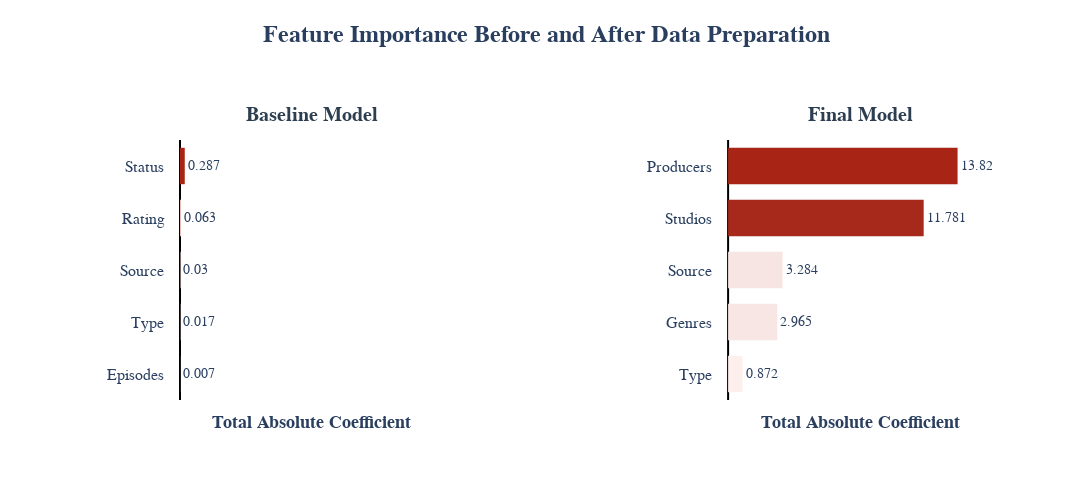

The notebook cell saved with this chart:
### Markdown cell above
### **2. Feature Importance (based on Linear Regression Coefficients)**

After preprocessing, the model shifts from using weak signals (e.g., *Status*, *Rating*) in the baseline to much stronger and more meaningful features:

- `Producers` and `Studios` become the dominant predictors, showing that production teams carry major influence on anime quality and final scores.
- `Genres`, `Source`, and `Type` also gain importance once properly encoded.
- **Data preparation** unlocks the true predictive power of categorical and multi-label features, giving the final model much clearer and stronger feature signals than the baseline.

### Code cell
# Create Subplot with 1 row, 2 columns
fig = make_subplots(
    rows=1, cols=2,
    subplot_titles=(
        '<b>Baseline Model</b>',
        '<b>Final Model</b>'
    ),
    horizontal_spacing=0.35,
    vertical_spacing=0.1
)

# === FIGURE 1: BASELINE MODEL ===
feature_name = X_train_base.columns.tolist()
coefs_base = model_base.coef_

coef_df_base = pd.DataFrame({
    "feature": feature_name,
    "coef": coefs_base,
})

coef_df_base["abs_coef"] = coef_df_base["coef"].abs()

original_features = ['Genres', 'Type', 'Episodes', 'Status', 'Producers', 
                     'Studios', 'Source', 'Rating', 'Aired Year', 'Aired Month', 'Duration Minutes']

feature_to_original_group_base = {}
for feature in feature_name:
    assigned = False
    for orig_feat in original_features:
        if (feature == orig_feat or 
            feature.startswith(orig_feat + '_') or 
            feature.startswith(orig_feat + '__') or
            orig_feat in feature):
            feature_to_original_group_base[feature] = orig_feat
            assigned = True
            break
    if not assigned:
        feature_to_original_group_base[feature] = "Other"

coef_df_base["original_group"] = coef_df_base["feature"].map(feature_to_original_group_base)
group_importance_base = coef_df_base.groupby("original_group")["abs_coef"].sum().sort_values(ascending=False)
group_importance_df_base = group_importance_base.head(5).reset_index()
group_importance_df_base.columns = ["original_group", "total_importance"]

# Add baseline bar chart
fig.add_trace(
    go.Bar(
        x=group_importance_df_base['total_importance'],
        y=group_importance_df_base['original_group'],
        orientation='h',
        marker=dict(
            color=group_importance_df_base['total_importance'],
            colorscale=[(0, '#fce8e6'), (0.8, "#b4473b"), (1, '#a82516')],
            showscale=False,
            line=dict(width=0)
        ),
        name='Baseline',
        hovertemplate='<b>%{y}</b><br>Importance: %{x:.4f}<extra></extra>',
        text=group_importance_df_base['total_importance'].round(3),
        textposition='outside',
        textfont=dict(size=14),
        insidetextanchor='start',
        cliponaxis=False,  
    ),
    row=1, col=1
)

# === FIGURE 2: FINAL MODEL ===
try:
    feature_names = full_pipeline.named_steps["preprocessor"].get_feature_names_out()
except:
    feature_names = np.array([f"feat_{i}" for i in range(X_train_process.shape[1])])

coefs = model.coef_

coef_df_final = pd.DataFrame({
    "feature": feature_names,
    "coef": coefs,
})

coef_df_final["abs_coef"] = coef_df_final["coef"].abs()

feature_to_original_group_final = {}

for feature in feature_names:

    # NEW RULE → Aired Year + Aired Month + SeasonCat → Aired Time Features
    if ("Aired Year" in feature) or ("Aired Month" in feature):
        feature_to_original_group_final[feature] = "Aired Time Features"
        continue

    assigned = False

    # Existing custom rules
    if 'Aired Year_deg' in feature:
        feature_to_original_group_final[feature] = 'Aired Time Features'
        continue

    elif any(x in feature for x in ['Genres_Count', 'Genres__']):
        feature_to_original_group_final[feature] = 'Genres'
        continue

    elif any(x in feature for x in ['Producers_Count', 'Producers__']):
        feature_to_original_group_final[feature] = 'Producers'
        continue

    elif any(x in feature for x in ['Studios_Count', 'Studios__']):
        feature_to_original_group_final[feature] = 'Studios'
        continue

    elif 'Episodes_x_Duration Minutes' in feature:
        feature_to_original_group_final[feature] = 'Episodes, Duration Minutes'
        continue

    elif 'EpisodesCat' in feature:
        feature_to_original_group_final[feature] = 'Episodes'
        continue

    elif 'DurationCat' in feature:
        feature_to_original_group_final[feature] = 'Duration Minutes'
        continue

    elif any(x in feature for x in ['Aired Month_sin', 'Aired Month_cos']):
        feature_to_original_group_final[feature] = 'Aired Time Features'
        continue

    # Fallback rules
    for orig_feat in original_features:
        if (feature == orig_feat or 
            feature.startswith(orig_feat + '_') or 
            feature.startswith(orig_feat + '__') or
            orig_feat in feature):
            feature_to_original_group_final[feature] = orig_feat
            assigned = True
            break

    if not assigned:
        feature_to_original_group_final[feature] = "Other"

coef_df_final["original_group"] = coef_df_final["feature"].map(feature_to_original_group_final)
group_importance_final = coef_df_final.groupby("original_group")["abs_coef"].sum().sort_values(ascending=False)
group_importance_df_final = group_importance_final.head(5).reset_index()
group_importance_df_final.columns = ["original_group", "total_importance"]

# Add final bar chart
fig.add_trace(
    go.Bar(
        x=group_importance_df_final['total_importance'],
        y=group_importance_df_final['original_group'],
        orientation='h',
        marker=dict(
            color=group_importance_df_final['total_importance'],
            colorscale=[(0, "#fcefee"), (0.3, "#f4dfde"), (0.8, "#a52a1c"),(1, '#a82516')],
            showscale=False,
            line=dict(width=0)
        ),
        name='Final',
        hovertemplate='<b>%{y}</b><br>Importance: %{x:.4f}<extra></extra>',
        text=group_importance_df_final['total_importance'].round(3),
        textposition='outside',
        textfont=dict(size=14)  # Font size for numbers on bars
    ),
    row=1, col=2
)

# Update overall layout 
fig.update_layout(
    title=dict(
        text='<b>Feature Importance Before and After Data Preparation</b>',
        x=0.5,
        y=0.95,
        font=dict(size=24, family='Arial')
    ),
    height=500,
    width=1400,
    showlegend=False,
    plot_bgcolor='white',
    paper_bgcolor='white',
    margin=dict(t=140, b=100, l=180, r=100),
    font=dict(family='Arial')
)

# Common axes - SAME FONT SIZE FOR FEATURE NAMES
fig.update_xaxes(
    title_text="<b>Total Absolute Coefficient</b>",
    title_font=dict(size=18, family='Arial'),
    showgrid=True,
    gridwidth=1,
    gridcolor='lightgrey',
    zeroline=True,
    zerolinewidth=2,
    zerolinecolor='black'
)

fig.update_yaxes(
    title_text="",
    showgrid=False,
    tickfont=dict(size=16),  # Font size for feature names on Y axis
    ticklabelposition="outside",
    ticklabelstandoff=15
)

# Specific subplot settings
fig.update_yaxes(autorange='reversed', row=1, col=1)
fig.update_yaxes(autorange='reversed', row=1, col=2)

# Synchronize X axis
max_x = max(group_importance_df_base['total_importance'].max(), 
            group_importance_df_final['total_importance'].max()) * 1.15

fig.update_xaxes(range=[0, max_x], row=1, col=1)
fig.update_xaxes(range=[0, max_x], row=1, col=2)

# UPDATE SUBPLOT TITLES 
fig.update_annotations(
    font=dict(size=20, family='Arial', color='#2c3e50'),  
    y=1.05
)

fig.update_xaxes(showticklabels=False, row=1, col=1)
fig.update_xaxes(showticklabels=False, row=1, col=2)
fig.update_xaxes(showgrid=False, row=1, col=1)
fig.update_xaxes(showgrid=False, row=1, col=2)
fig.update_layout(bargap=0.3)

fig.show()

### Figure 1 — Plotly figure (JSON) as saved in the notebook; plotly's stock layout.template omitted (floating-point values rounded to 4 significant figures)
{"data": [{"cliponaxis": false, "hovertemplate": "<b>%{y}</b><br>Importance: %{x:.4f}<extra></extra>", "insidetextanchor": "start", "marker": {"color": [0.2873, 0.06339, 0.02954, 0.0167, 0.006594], "colorscale": [[0, "#fce8e6"], [0.8, "#b4473b"], [1, "#a82516"]], "line": {"width": 0}, "showscale": false}, "name": "Baseline", "orientation": "h", "text": [0.287, 0.063, 0.03, 0.017, 0.007], "textfont": {"size": 14}, "textposition": "outside", "type": "bar", "x": [0.2873, 0.06339, 0.02954, 0.0167, 0.006594], "xaxis": "x", "y": ["Status", "Rating", "Source", "Type", "Episodes"], "yaxis": "y"}, {"hovertemplate": "<b>%{y}</b><br>Importance: %{x:.4f}<extra></extra>", "marker": {"color": [13.82, 11.78, 3.284, 2.965, 0.8722], "colorscale": [[0, "#fcefee"], [0.3, "#f4dfde"], [0.8, "#a52a1c"], [1, "#a82516"]], "line": {"width": 0}, "showscale": false}, "name": "Final", "orientation": "h", "text": [13.82, 11.78, 3.284, 2.965, 0.872], "textfont": {"size": 14}, "textposition": "outside", "type": "bar", "x": [13.82, 11.78, 3.284, 2.965, 0.8722], "xaxis": "x2", "y": ["Producers", "Studios", "Source", "Genres", "Type"], "yaxis": "y2"}], "layout": {"annotations": [{"font": {"color": "#2c3e50", "family": "Arial", "size": 20}, "showarrow": false, "text": "<b>Baseline Model</b>", "x": 0.1625, "xanchor": "center", "xref": "paper", "y": 1.05, "yanchor": "bottom", "yref": "paper"}, {"font": {"color": "#2c3e50", "family": "Arial", "size": 20}, "showarrow": false, "text": "<b>Final Model</b>", "x": 0.8375, "xanchor": "center", "xref": "paper", "y": 1.05, "yanchor": "bottom", "yref": "paper"}], "bargap": 0.3, "font": {"family": "Arial"}, "height": 500, "margin": {"b": 100, "l": 180, "r": 100, "t": 140}, "paper_bgcolor": "white", "plot_bgcolor": "white", "showlegend": false, "title": {"font": {"family": "Arial", "size": 24}, "text": "<b>Feature Importance Before and After Data Preparation</b>", "x": 0.5, "y": 0.95}, "width": 1400, "xaxis": {"anchor": "y", "domain": [0, 0.325], "gridcolor": "lightgrey", "gridwidth": 1, "range": [0, 15.9], "showgrid": false, "showticklabels": false, "title": {"font": {"family": "Arial", "size": 18}, "text": "<b>Total Absolute Coefficient</b>"}, "zeroline": true, "zerolinecolor": "black", "zerolinewidth": 2}, "xaxis2": {"anchor": "y2", "domain": [0.675, 1], "gridcolor": "lightgrey", "gridwidth": 1, "range": [0, 15.9], "showgrid": false, "showticklabels": false, "title": {"font": {"family": "Arial", "size": 18}, "text": "<b>Total Absolute Coefficient</b>"}, "zeroline": true, "zerolinecolor": "black", "zerolinewidth": 2}, "yaxis": {"anchor": "x", "autorange": "reversed", "domain": [0, 1], "showgrid": false, "tickfont": {"size": 16}, "ticklabelposition": "outside", "ticklabelstandoff": 15, "title": {"text": ""}}, "yaxis2": {"anchor": "x2", "autorange": "reversed", "domain": [0, 1], "showgrid": false, "tickfont": {"size": 16}, "ticklabelposition": "outside", "ticklabelstandoff": 15, "title": {"text": ""}}}}
